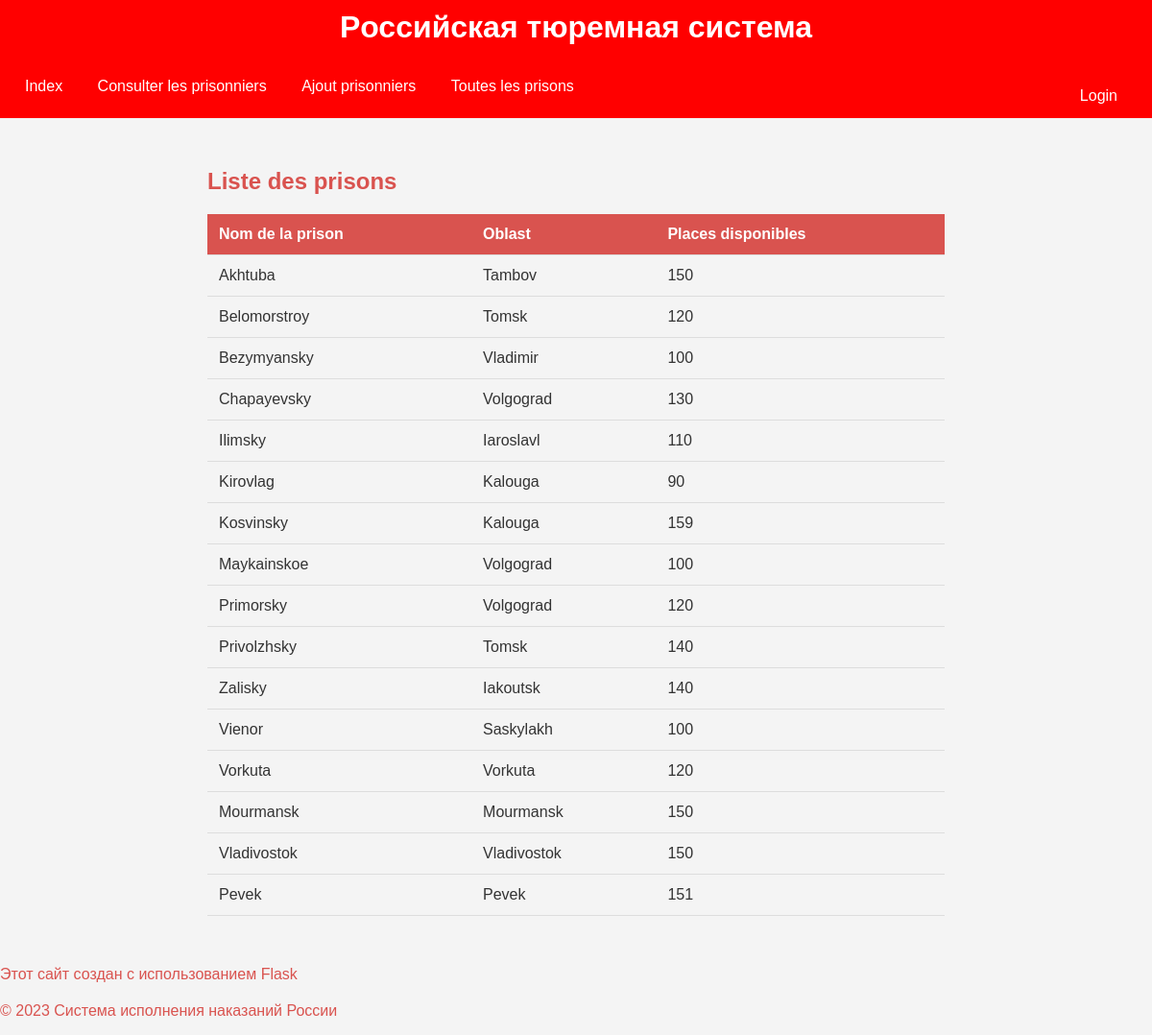
The app's page /Touteslesprisons, older data.
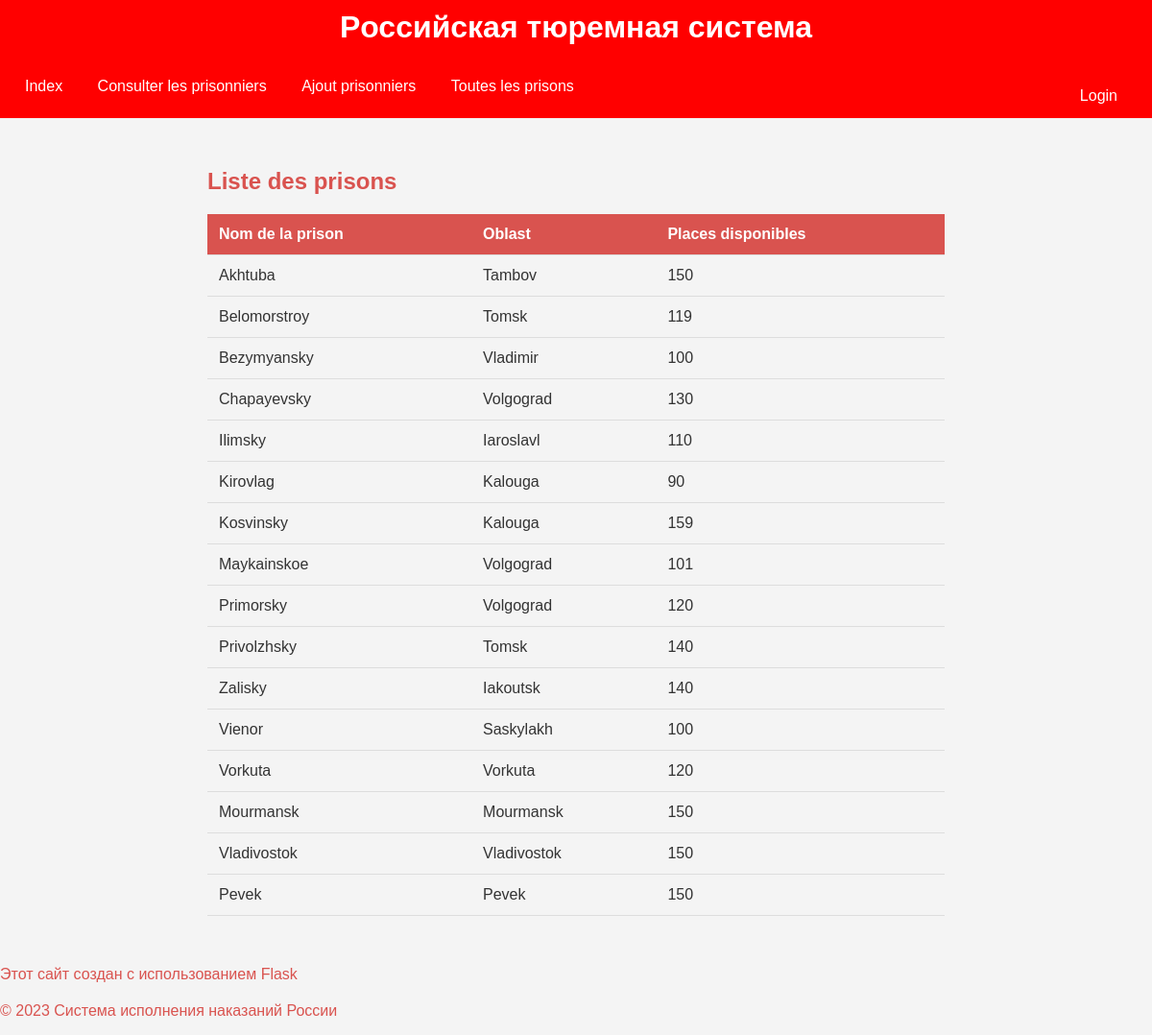
The same page, newer data.
### tables this page shows
CREATE TABLE "prison" (
	"id"	INTEGER,
	"name_prison"	VARCHAR(200),
	"oblast"	VARCHAR(100),
	"number_of_prisonners"	INT,
	"capacityPrison"	INT,
	"prison_Type"	VARCHAR(100),
	"long"	REAL,
	"lat"	REAL,
	"image"	INTEGER,
	PRIMARY KEY("id" AUTOINCREMENT)
);

### app.py (the view)
@app.route("/Touteslesprisons")
def Touteslesprisons():
    prisons=func.Prison.getAllPrisons()
    return render_template("Touteslesprisons.html",prisons=prisons)

### classes.py (called while the page is built)
def connect_database(database_path):
    return sqlite3.connect(database_path)

    def getAllPrisons():
        conn =connect_database('goodDB.db')
        cursor = conn.cursor()
        prisons=cursor.execute("SELECT * FROM prison").fetchall()
        return prisons

### templates/Touteslesprisons.html (shortened to what this page needs)
<!DOCTYPE html>
<html lang="en">
<head>
</head>
<body>
{% extends 'layout.html' %}
{% block content %}
    <div>
        <h2>Liste des prisons</h2>
        {% if prisons %}
            <table>
                <thead>
                    <tr>
                        <th>Nom de la prison</th>
                        <th>Oblast</th>
                        <th>Places disponibles</th>
                    </tr>
                </thead>
                <tbody>
                    {% for prison in prisons %}
                        <tr>
                            <td>{{ prison[1] }}</td>
                            <td>{{ prison[2] }}</td>
                            <td>{{ prison[3 ]}}</td>
                        </tr>
                    {% endfor %}
                </tbody>
            </table>
        {% else %}
            <p>Aucune prison trouvée.</p>
        {% endif %}
    </div>
{% endblock %}

Row changes from the older to the newer data that the page shows:
changed prison "Belomorstroy": number_of_prisonners "120" → "119"
changed prison "Maykainskoe": number_of_prisonners "100" → "101"
changed prison "Pevek": number_of_prisonners "151" → "150"
